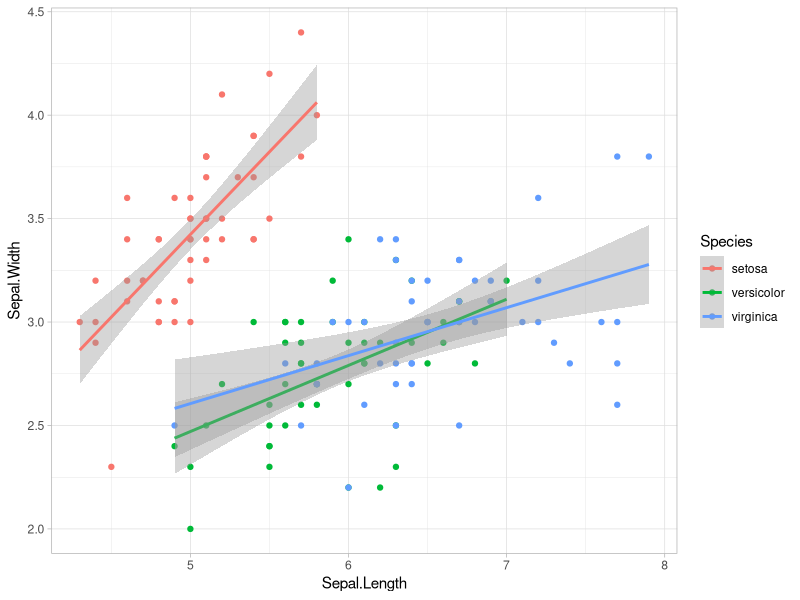

Reproduce this figure in R.
## ---- chunk 1
knitr::opts_chunk$set(echo = TRUE)
library(knitr)
library(tidyverse)
## ---- chunk 2
str(iris)
## ---- chunk 3
#we use kable() from knitr package
kable(head(iris))
## ---- chunk 4
kable(summary(iris))
## ---- chunk 5
p <- ggplot(iris, aes(x = Sepal.Length, y = Sepal.Width, colour = Species)) +
  geom_point() + geom_smooth(method = 'lm') +
  theme_light()
p

## ---- chunk 6
r <- iris %>% group_by(Species) %>% 
  summarise(r = round(cor(Sepal.Length, Sepal.Width, method = 'pearson'), 2)) %>% 
  deframe()
